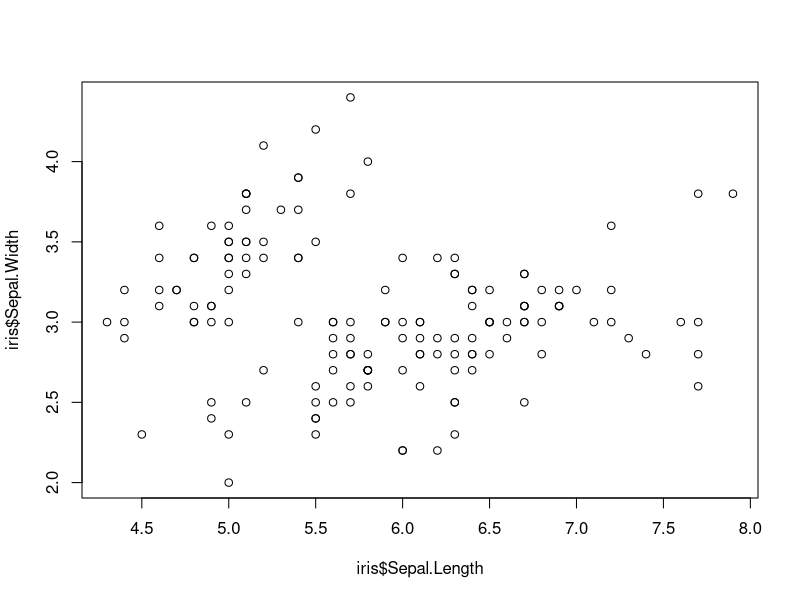
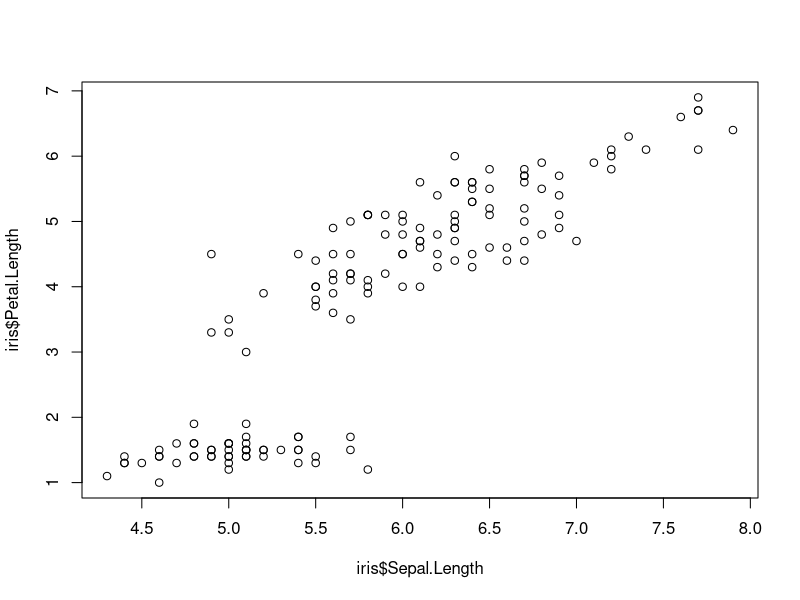

The R script that drew these images, in order:
# 회귀식 적합도에 대한 가설 검정
# iris dataset
head(iris, 3)

cor(iris[, -5])

cor(iris$Sepal.Length, iris$Sepal.Width)  # -0.1175698
plot(iris$Sepal.Length, iris$Sepal.Width)

# Sepal.Length 가 Sepal.Width에 영향을 주는가?
# 선형회귀분석
model1 <- lm(formula =  Sepal.Width ~ Sepal.Length, data = iris)
summary(model1) # 모델의 p-value : 0.1519 > 0.05 이므로 의미없는 모델
# 평가 : Sepal.Length 가 Sepal.Width에 영향을 주지 않는다.
# R-squared 는 상관계수를 제곱한 값. 0.1175698 ** 2

cor(iris$Sepal.Length, iris$Petal.Length)  # 0.8717538
plot(iris$Sepal.Length, iris$Petal.Length)

# Sepal.Length 가 Petal.Length에 영향을 주는가?
# 선형회귀분석
model2 <- lm(formula =  Petal.Length ~ Sepal.Length, data = iris)
summary(model2) # 모델의 p-value : 2.2e-16 < 0.05 이므로 의미있는 모델
# 평가 : Sepal.Length 가 Petal.Length에 영향을 주지 않는다.
0.8 ** 2

